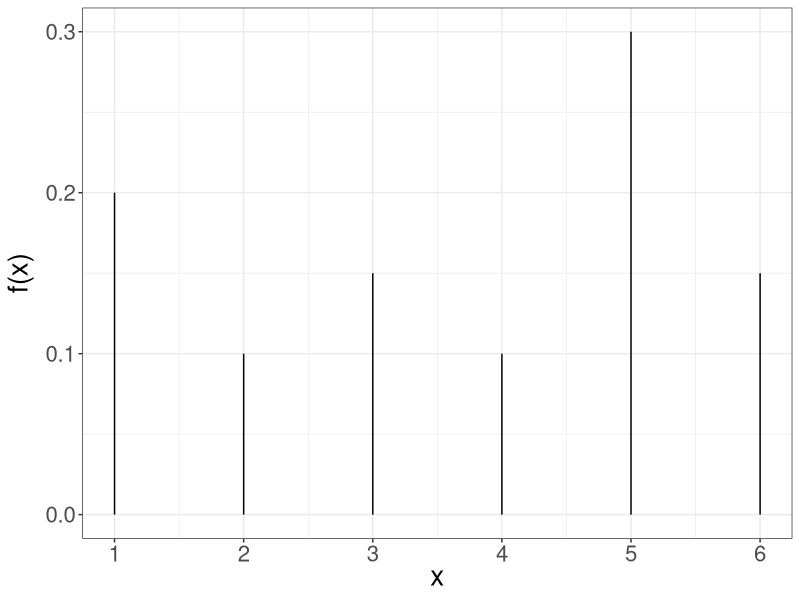
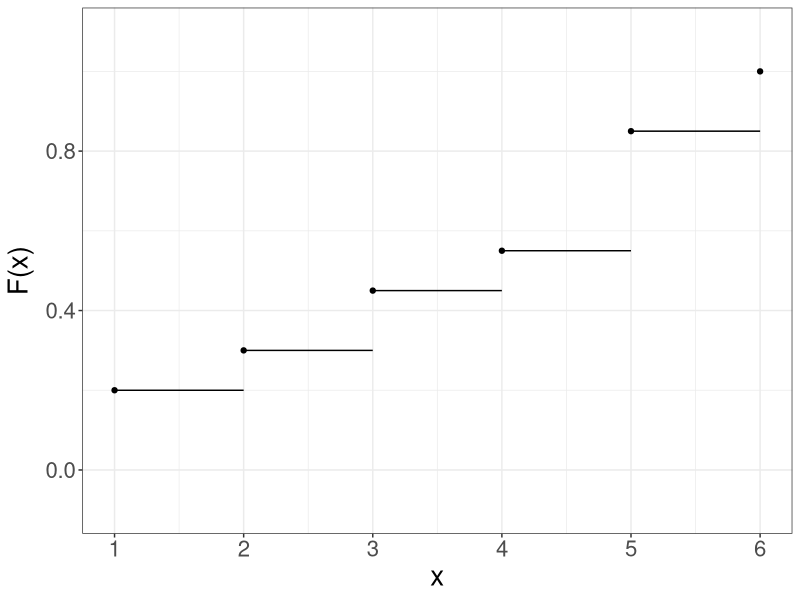
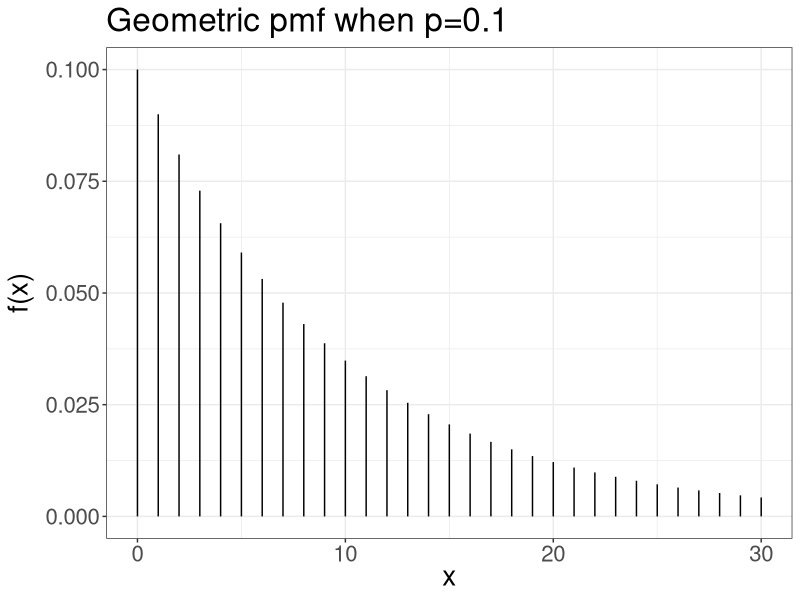
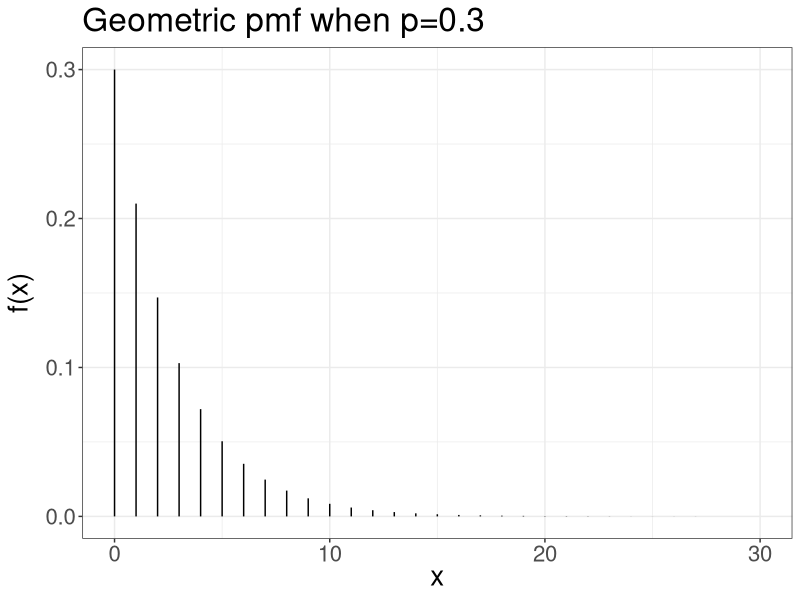
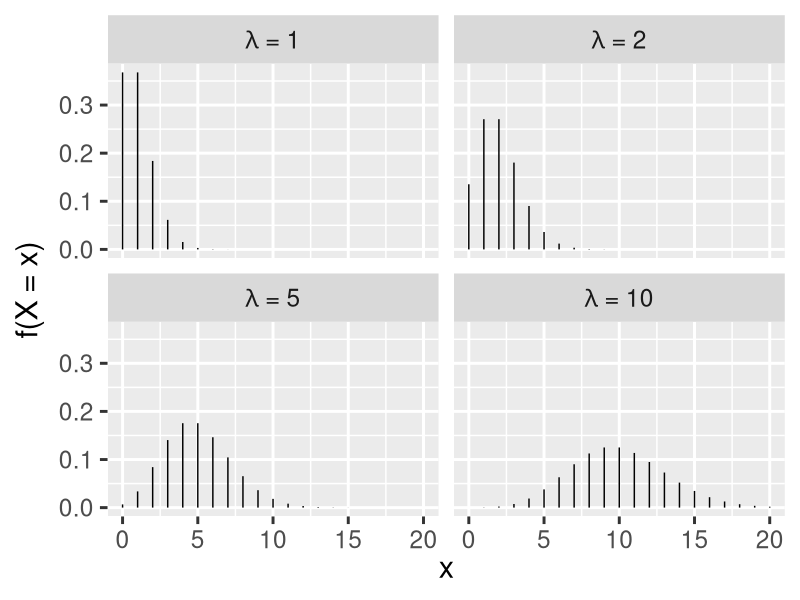

R code for these plots, in order:
## ---- chunk 1
#| echo: false
#| message: false
library(tidyverse)
## ---- chunk 2
#| echo: false
x <- 1:6
y <- c(0.2, 0.1, 0.15, 0.1, 0.3, 0.15)

data <- data.frame(x = x, y = y)

data %>% 
  ggplot() +
  aes(x = x, y = y) +
  geom_segment(data = data, 
               aes(x = x, y = 0, 
                   xend = x, yend = y)) +
  labs(x = expression(paste("x")),
       y = expression(paste("f(x)"))) +
  theme_bw() +
  theme(text = element_text(size = 20)) + 
  scale_x_continuous(breaks = pretty(data$x, n = 6))
## ---- chunk 3
x <- 1:6
y <- cumsum(c(0.2, 0.1, 0.15, 0.1, 0.3, 0.15))
xend <- c(2, 3, 4, 5, 6, 6)

data <- data.frame(x = x,
                   y = y,
                   xend = xend)

ggplot(data = data,
       aes(x = x, y = y, xend = xend, yend = y)) +
  geom_point() +
  geom_segment() +
  scale_x_continuous(breaks=1:6,
                     limits = c(1, 6)) +
  scale_y_continuous(limits = c(-.1, 1.1)) +
  labs(x = "x",
      y = expression(paste("F(x)")))+
  theme_bw() +
  theme(text = element_text(size = 20)) 
## ---- chunk 4
x <- 1:6
f_x <- c(0.2, 0.1, 0.15, 0.1, 0.3, 0.15)
mu <- sum(x * f_x)
mu
## ---- chunk 5
mu_2 <- sum(x^2 * f_x)
mu_2 - mu^2
## ---- chunk 6
x <- seq(0,30)
y <- dgeom(x, 0.1)

data <- data.frame(x = x,
                   y = y)
data %>% 
  ggplot() +
  aes(x = x, y = y) +
  geom_segment(data = data, 
               aes(x = x, y = 0, 
                   xend = x, yend = y)) +
  labs(x = expression(paste("x")),
       y = expression(paste("f(x)"))) +
  ggtitle("Geometric pmf when p=0.1")+
  theme_bw() +
  theme(text = element_text(size = 20)) 
## ---- chunk 7
x <- seq(0,30)
y <- dgeom(x, 0.3)

data <- data.frame(x = x,
                   y = y)
data %>% 
  ggplot() +
  aes(x = x, y = y) +
  geom_segment(data = data, 
               aes(x = x, y = 0, 
                   xend = x, yend = y)) +
  labs(x = expression(paste("x")),
       y = expression(paste("f(x)"))) +
  ggtitle("Geometric pmf when p=0.3")+
  theme_bw() +
  theme(text = element_text(size = 20)) 
## ---- chunk 8
# f(1)
dgeom(x = 1, prob = 0.1)
## ---- chunk 9
# F(2) = f(0) + f(1) + f(2)
dgeom(x = 0, prob = 0.1) + dgeom(x = 1, prob = 0.1)  + dgeom(x = 2, prob = 0.1) 
pgeom(q = 2, prob = 0.1) 
## ---- chunk 10
# f(1)
dbinom(x = 1, size = 3, prob = 0.5)
# F(1)
pbinom(q = 1, size = 3, prob = 0.5)
## ---- chunk 11
theme_set(theme_gray(base_size = 22))

x <- rep(seq(0, 20), 4)
lambda <- c(rep(1, 21), rep (2, 21), rep (5, 21), rep(10, 21))


y <- dpois(x, lambda)

data <- data.frame(x = x,
                   y = y,
                   lambda = lambda)

data$lambda <- 
  factor(data$lambda,
         levels = c("1", "2", "5", "10"),
         labels =
           c(expression(paste(lambda, " = 1")),
             expression(paste(lambda, " = 2")),
             expression(paste(lambda, " = 5")),
             expression(paste(lambda, " = 10"))))

data %>% 
  ggplot() +
  aes(x = x, y = y) +
  geom_segment(data = data, 
               aes(x = x, y = 0, 
                   xend = x, yend = y)) +
  facet_wrap(data$lambda, 
             labeller = label_parsed) +
  labs(x = expression(paste("x")),
       y = expression(paste("f(X = x)")))
## ---- chunk 12
# f(2)
dpois(x = 2, lambda = 5)
# F(2)
ppois(q = 2, lambda = 5)
